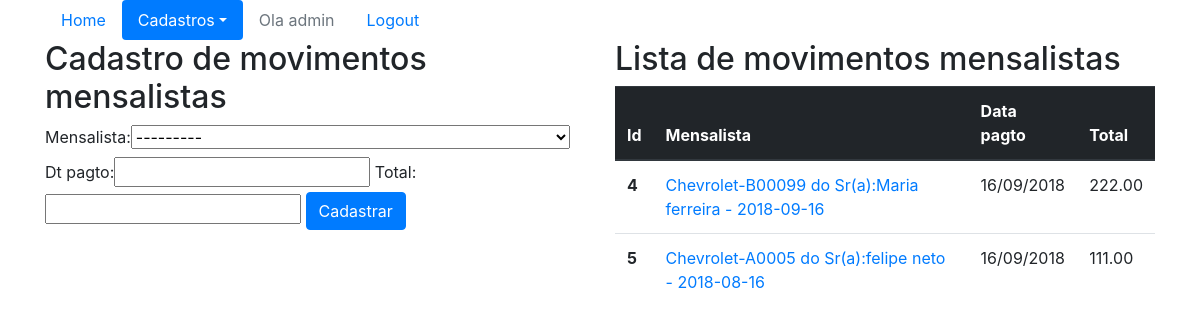
Page /sistema/movimentos-mensalistas/ (signed in) on the earlier database version.
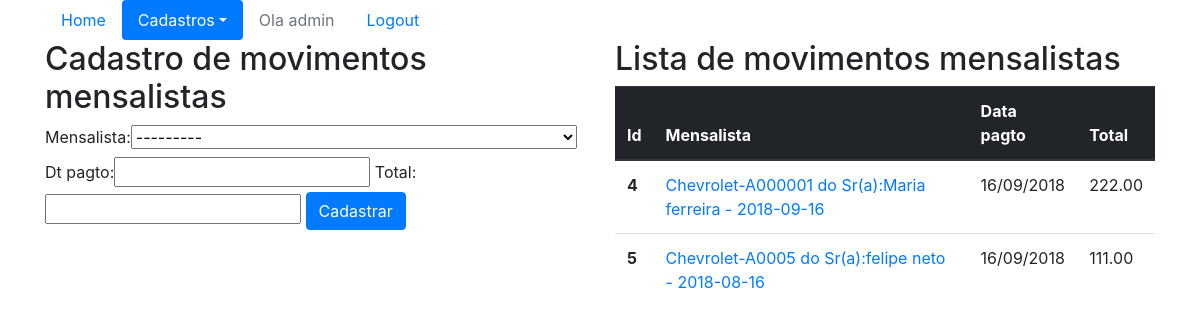
Same page on the later database version.
### core/models.py (models this page shows, shortened)
class MovMensalista(models.Model):
    mensalista = models.ForeignKey(Mensalista, on_delete=models.CASCADE)
    dt_pagto = models.DateField()
    total = models.DecimalField(max_digits=6, decimal_places=2)
    """ Para remover o erro d: E1101:Class 'Pessoa' has no 'objects' member """
    objects = models.Manager()

class Mensalista(models.Model):
    veiculo = models.ForeignKey(Veiculo, on_delete=models.CASCADE)
    inicio = models.DateField()
    valor_mes = models.DecimalField(max_digits=6, decimal_places=2)
    """ Para remover o erro d: E1101:Class 'Pessoa' has no 'objects' member """
    objects = models.Manager()
    def __str__(self):
        return str(self.veiculo)+' - '+str(self.inicio)

class Veiculo(models.Model):
    marca = models.ForeignKey(Marca, on_delete=models.CASCADE)
    placa = models.CharField(max_length=7)
    proprietario = models.ForeignKey(Pessoa, on_delete=models.CASCADE)
    cor = models.CharField(max_length=15)
    observaces = models.TextField()
    """ Para remover o erro d: E1101:Class 'Pessoa' has no 'objects' member """
    objects = models.Manager()
    def __str__(self):
        return (
            str(self.marca) + '-'+ self.placa + ' do Sr(a):'
            + str(self.proprietario)
        )

class Marca(models.Model):
    nome = models.CharField(max_length=50)
    """ Para remover o erro d: E1101:Class 'Pessoa' has no 'objects' member """
    objects = models.Manager()
    def __str__(self):
        return self.nome

class Pessoa(models.Model):
    nome = models.CharField(max_length=100)
    endereco = models.CharField(max_length=200)
    telefone = models.CharField(max_length=20)
    """ Para remover o erro d: E1101:Class 'Pessoa' has no 'objects' member """
    objects = models.Manager()
    def __str__(self):
        return self.nome

### core/views.py (the view)
@login_required
def lista_movimentos_mensalistas(request):
    menu_movimento_mensalista_ativo = 'active'
    menu_cadastro_ativo = 'active'
    movimentosMensalistas = MovMensalista.objects.all()
    form = MovMensalistaForm()
    data = {'movimentosMensalistas': movimentosMensalistas,
        'form': form,
        'menu_movimento_mensalista_ativo':menu_movimento_mensalista_ativo,
        'menu_cadastro_ativo':menu_cadastro_ativo}
    return render(request,
        'core/lista_movimentos_mensalistas.html', data)

### core/forms.py
class MovMensalistaForm(ModelForm):
    class Meta:
        model  = MovMensalista
        fields = '__all__'

### core/templates/core/lista_movimentos_mensalistas.html (shortened to what this page needs)
{% extends 'base.html' %}
{% load bootstrap %}
{% block main %}
<div class="row">
    <div class="col-sm-6">
            <h2>Cadastro de movimentos mensalistas </h2>
        <form action="{% url 'core_movimento_mensalista_novo' %}" method="POST">
            {{form|bootstrap}}
            <button type="submit" class="btn btn-primary">Cadastrar</button>
        </form>
    </div>
    <div class="col-sm-6">
        <h2>Lista de movimentos mensalistas </h2>
        <table class="table">
            <thead class="thead-dark">
                <tr>
                    <th scope="col">Id</th>
                    <th scope="col">Mensalista</th>
                    <th scope="col">Data pagto</th>
                    <th scope="col">Total</th>
                </tr>
            </thead>
            <tbody>
                {% for movMens in movimentosMensalistas %}
                <tr>
                    <th scope="row">{{movMens.id}}</th>
                    <td><a href="{% url 'core_mov_mensalista_update' movMens.id %}" >{{movMens.mensalista}} </a> </td>
                    <td>{{movMens.dt_pagto}}</td>
                    <td>{{movMens.total}}</td>
                </tr>
                {% endfor %}
            </tbody>
        </table>
    </div>
</div>
{% endblock  %}

Differences in the rows shown:
changed through a linked row, MovMensalista id 4: mensalista "Chevrolet-B00099 do Sr(a):Maria ferreira - 2018-09-16" → "Chevrolet-A000001 do Sr(a):Maria ferreira - 2018-09-16"
